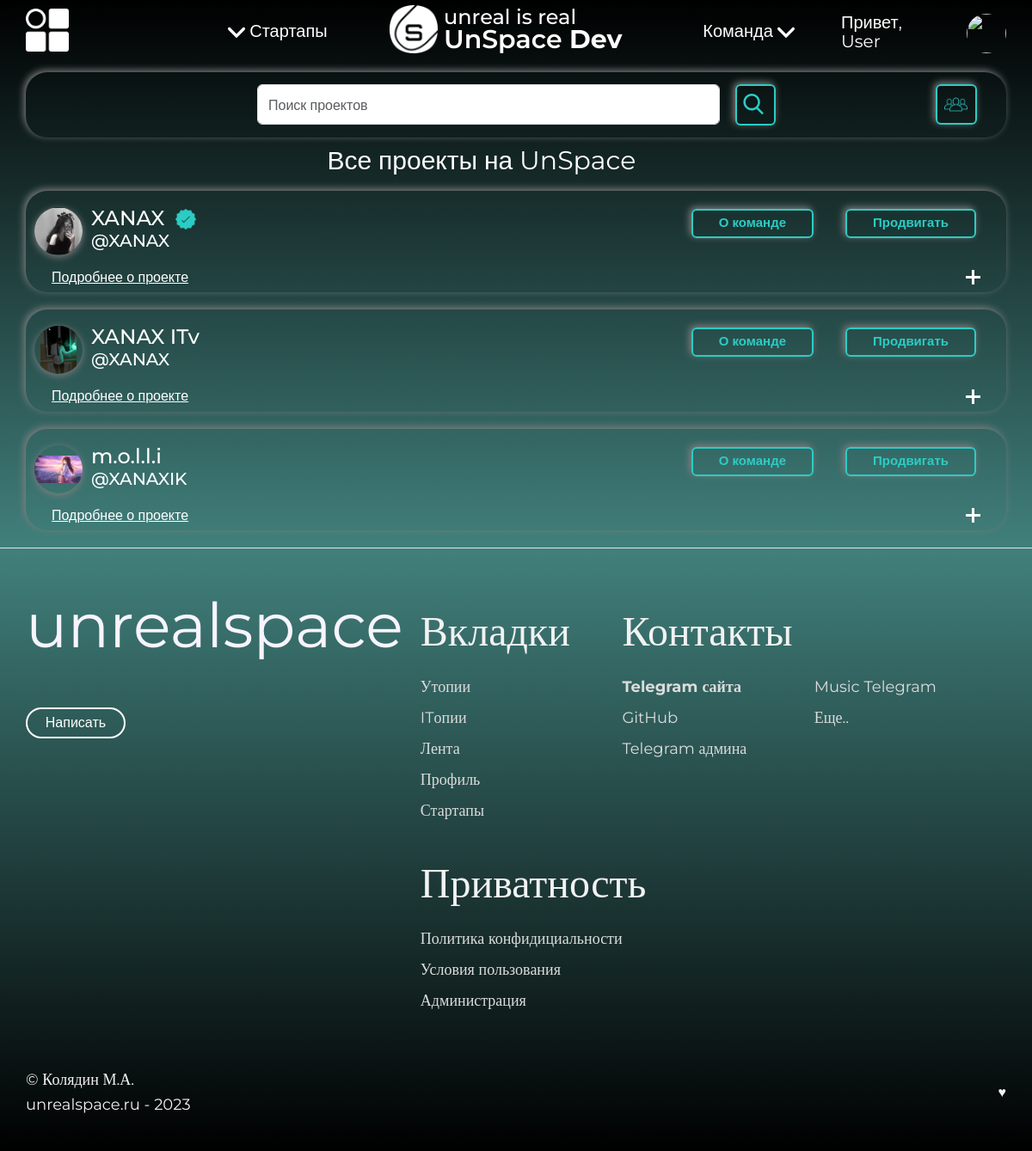
The app's page /dev/startups/ with its own data.
### dev/models.py (models this page shows, shortened)
class Startup(models.Model):
	team = models.ForeignKey(Team, on_delete=models.PROTECT)
	founder = models.ForeignKey(User, on_delete=models.PROTECT)
	slug = models.SlugField(max_length=255, default=uuid.uuid4, allow_unicode=True, db_index=True, verbose_name="URL")
	title = models.CharField('Название проекта', max_length=25)
	discription = models.CharField('Описание', max_length=71, validators=[MinLengthValidator(50)])
	image = models.ImageField('Обложка проекта', upload_to="proectpics")
	site = models.URLField('Сайт проекта')
	git = models.URLField('Git проекта')
	verify = models.BooleanField('Галочка', default=False)
	date = models.DateTimeField(default=timezone.now)
	def get_absolute_url(self):
		kwargs = {
		'pk': self.id,
		'slug': self.slug
		}
		return reverse('startup', kwargs=kwargs)
	class Meta:
		verbose_name = 'Стартап'
		verbose_name_plural = 'Стартапы'

class Team(models.Model):
	founder = models.ForeignKey(User, on_delete=models.PROTECT)
	title = models.CharField('Название команды', max_length=25)
	discription = models.CharField('Описание', max_length=71, validators=[MinLengthValidator(50)])
	image = models.ImageField('Обложка команды', upload_to="teampics")
	participants = models.ManyToManyField(User, related_name='participants', blank=True)
	verify = models.BooleanField('Галочка', default=False)
	date = models.DateTimeField(default=timezone.now)
	class Meta:
		verbose_name = 'Команда'
		verbose_name_plural = 'Команды'

### dev/views.py (the view)
# urls.py: path('startups/', views.startups, name="startups"),
def startups(request):
    startups = Startup.objects.all()
    return render(request, 'dev/startups.html', context={'startups': startups})

### dev/templates/dev/startups.html (shortened to what this page needs)
{% extends 'dev/layout.html' %}
{% load static %}
    {% block content %}
        <h1 class="u-align-center-xs u-custom-font u-font-montserrat u-text u-text-body-alt-color u-text-1">Все проекты на UnSpace</h1>
        {% for s in startups %}
        <div class="u-container-style u-expanded-width u-group u-hover-feature u-radius-25 u-shape-round u-group-4">
          <div class="u-container-layout u-container-layout-4">
            <img class="u-image u-image-circle u-image-contain u-image-2" src="{{s.image.url}}" alt="" data-image-width="958" data-image-height="955">
            <h1 class="u-custom-font u-font-montserrat u-text u-text-body-alt-color u-text-default u-text-8"><a href="{{s.get_absolute_url}}">{{s.title}}</a>&nbsp;&nbsp;<span class="u-file-icon u-icon u-text-palette-4-dark-1">{% if s.verify == True %}<img src="{% static 'dev/img/1271380-3a694a88.png' %}" alt=""></span>{% endif %}
            </h1>
            <h1 class="u-custom-font u-font-montserrat u-text u-text-body-alt-color u-text-default u-text-9"><a href="{% url 'team' s.team.pk %}">@{{s.team.title}}</a></h1>
            <a href="{% url 'team' s.team.id %}" class="u-border-2 u-border-active-palette-4-dark-1 u-border-hover-palette-4-dark-1 u-border-palette-4-dark-1 u-btn u-btn-round u-button-style u-custom-font u-font-montserrat u-hover-feature u-hover-palette-4-dark-1 u-none u-radius-6 u-text-active-white u-text-hover-palette-4-light-3 u-text-palette-4-dark-1 u-btn-3">О команде</a>
            <a href="{% url 'utopiaform' %}" class="u-border-2 u-border-active-palette-4-dark-1 u-border-hover-palette-4-dark-1 u-border-palette-4-dark-1 u-btn u-btn-round u-button-style u-custom-font u-font-montserrat u-hover-feature u-hover-palette-4-dark-1 u-none u-radius-6 u-text-active-white u-text-hover-palette-4-light-3 u-text-palette-4-dark-1 u-btn-4">Продвигать</a>
            <div class="u-accordion u-collapsed-by-default u-expanded-width u-faq u-spacing-10 u-accordion-1">
              <div class="u-accordion-item">
                <a class="u-accordion-link u-button-style u-custom-font u-font-montserrat u-text-active-white u-text-body-alt-color u-text-hover-white u-accordion-link-1" id="link-accordion-f600" aria-controls="accordion-f600" aria-selected="false">
                  <span class="u-accordion-link-text">Подробнее о проекте</span><span class="u-accordion-link-icon u-icon u-text-white u-icon-8"><svg class="u-svg-link" preserveAspectRatio="xMidYMin slice" viewBox="0 0 448 448" style=""><use xmlns:xlink="http://www.w3.org/1999/xlink" xlink:href="#svg-66d8"></use></svg></span>
                </a>
              </div>
            </div>
          </div>
        </div>
        {% endfor %}
      {% endblock content %}

### dev/static/dev/css/startups.css (style rules this page uses)
.u-section-1 .u-text-1 { background-image: none; font-size: 1.875rem; font-weight: normal; width: 439px; margin: 10px auto 0; }
.u-section-1 .u-group-4 { box-shadow: -2px -2px 8px 0px rgba(128,128,128,1); text-shadow: 0px 0px 0px rgba(0,0,0,0); transition-duration: 0.5s; min-height: 100px; margin-top: 19px; margin-bottom: 20px; height: auto; transform: translateX(0px) translateY(0px) scale(1) rotate(0deg); background-image: none; }
.u-section-1 .u-container-layout-4 { padding-right: 0; padding-left: 0; }
.u-section-1 .u-image-2 { box-shadow: 0px 2px 8px 0px rgba(128,128,128,1); width: 56px; height: 56px; margin: 19px auto 0 10px; }
.u-section-1 .u-text-8 { font-size: 1.5rem; font-weight: 500; margin: -56px auto 0 76px; }
.u-section-1 .u-text-9 { font-size: 1.25rem; font-weight: 500; margin: 0 auto 0 76px; }
.u-section-1 .u-btn-3 { box-shadow: -2px -2px 8px 0px rgba(128,128,128,1); text-shadow: 0px 0px 0px rgba(0,0,0,0); font-size: 0.9375rem; font-weight: 700; letter-spacing: 0px; transition-duration: 0.5s; transform: translateX(0px) translateY(0px) scale(1) rotate(0deg); margin: -48px 224px 0 auto; padding: 2px 30px 4px; }
.u-section-1 .u-btn-4 { box-shadow: -2px -2px 8px 0px rgba(128,128,128,1); text-shadow: 0px 0px 0px rgba(0,0,0,0); font-size: 0.9375rem; font-weight: 700; letter-spacing: 0px; transition-duration: 0.5s; transform: translateX(0px) translateY(0px) scale(1) rotate(0deg); margin: -34px 35px 0 auto; padding: 2px 30px 4px; }
.u-section-1 .u-accordion-1 { margin-top: 28px; margin-bottom: 0; }
.u-section-1 .u-accordion-link-1 { background-image: none; font-weight: 500; padding: 5px 30px; }
.u-section-1 .u-icon-8 { height: 17px; width: 17px; }
.u-section-1 .u-group-4, .u-section-1 .u-group-4:before, .u-section-1 .u-group-4 > .u-container-layout:before { transition-property: fill, color, background-color, stroke-width, border-style, border-width, border-top-width, border-left-width, border-right-width, border-bottom-width, custom-border, borders, box-shadow, text-shadow, opacity, border-radius, stroke, border-color, font-size, font-style, font-weight, text-decoration, letter-spacing, transform, background-image, image-zoom, background-size, background-position; }
.u-section-1 .u-group-4 { border-color: transparent !important; }
.u-section-1 .u-btn-3, .u-section-1 .u-btn-3:before, .u-section-1 .u-btn-3 > .u-container-layout:before { transition-property: fill, color, background-color, stroke-width, border-style, border-width, border-top-width, border-left-width, border-right-width, border-bottom-width, custom-border, borders, box-shadow, text-shadow, opacity, border-radius, stroke, border-color, font-size, font-style, font-weight, text-decoration, letter-spacing, transform, background-image, image-zoom, background-size, background-position; }
.u-section-1 .u-btn-4, .u-section-1 .u-btn-4:before, .u-section-1 .u-btn-4 > .u-container-layout:before { transition-property: fill, color, background-color, stroke-width, border-style, border-width, border-top-width, border-left-width, border-right-width, border-bottom-width, custom-border, borders, box-shadow, text-shadow, opacity, border-radius, stroke, border-color, font-size, font-style, font-weight, text-decoration, letter-spacing, transform, background-image, image-zoom, background-size, background-position; }

### records on screen
Startup: image (picture), title "XANAX", verify True (drawn), team "XANAX"
Startup: image (picture), title "XANAX ITv", team "XANAX"
Startup: image (picture), title "m.o.l.l.i", team "XANAXIK"
